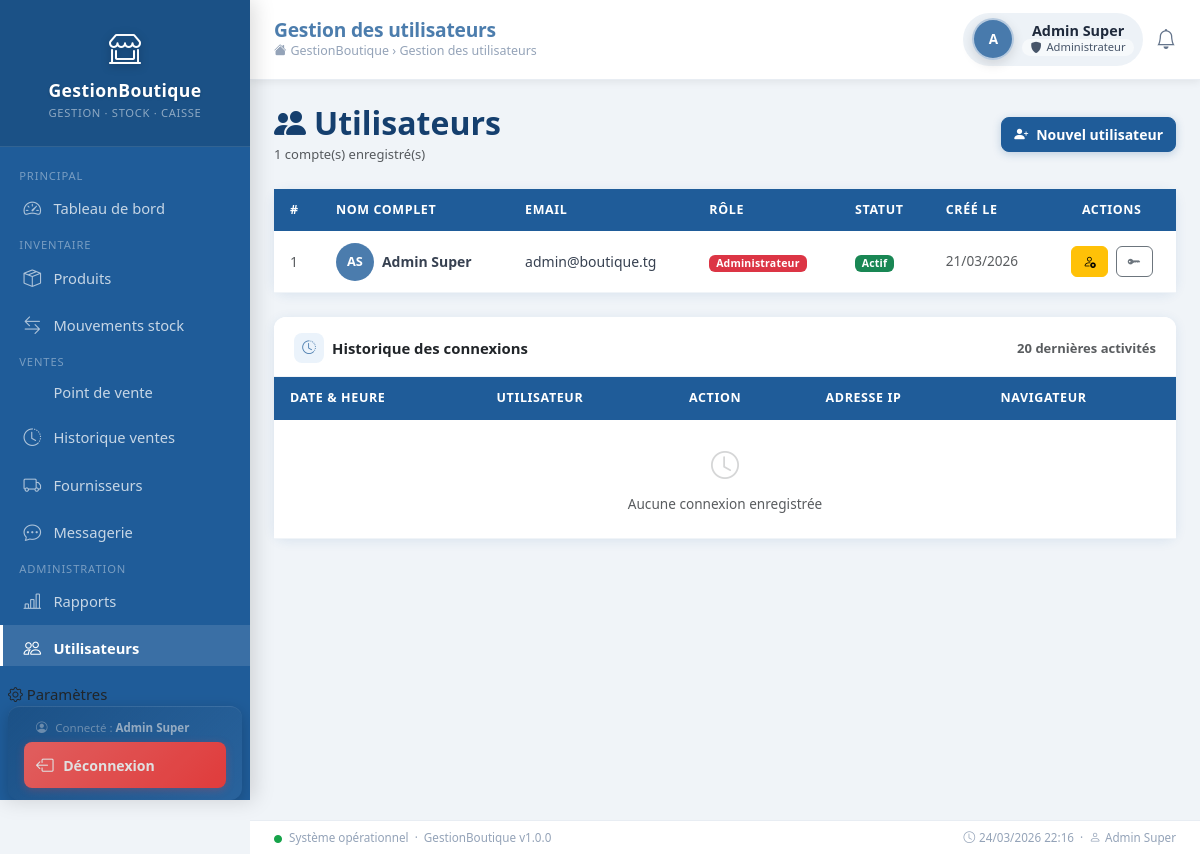
The page /modules/auth/utilisateurs.php (signed in) on the database its author committed.
### tables this page shows
CREATE TABLE utilisateurs (
    id            INT UNSIGNED AUTO_INCREMENT PRIMARY KEY,
    nom           VARCHAR(100) NOT NULL,
    prenom        VARCHAR(100) NOT NULL,
    email         VARCHAR(150) NOT NULL UNIQUE,
    mot_de_passe  VARCHAR(255) NOT NULL,           
    role_id       INT UNSIGNED NOT NULL,
    statut        ENUM('actif','inactif') DEFAULT 'actif',
    token_reset   VARCHAR(255) DEFAULT NULL,        
    created_at    TIMESTAMP DEFAULT CURRENT_TIMESTAMP,
    updated_at    TIMESTAMP DEFAULT CURRENT_TIMESTAMP ON UPDATE CURRENT_TIMESTAMP,
    FOREIGN KEY (role_id) REFERENCES roles(id) ON DELETE RESTRICT
);

CREATE TABLE roles (
    id       INT UNSIGNED AUTO_INCREMENT PRIMARY KEY,
    nom      VARCHAR(50) NOT NULL UNIQUE,
    created_at TIMESTAMP DEFAULT CURRENT_TIMESTAMP
);

### config/database.php (called while the page is built, shortened)
<?php
function getDB(): PDO {
    static $pdo = null;
    if ($pdo === null) {
        $dsn = "mysql:host=" . DB_HOST . ";dbname=" . DB_NAME . ";charset=" . DB_CHARSET;
        $options = [
            PDO::ATTR_ERRMODE            => PDO::ERRMODE_EXCEPTION,
            PDO::ATTR_DEFAULT_FETCH_MODE => PDO::FETCH_ASSOC,
            PDO::ATTR_EMULATE_PREPARES   => false,
        ];
        try {
            $pdo = new PDO($dsn, DB_USER, DB_PASS, $options);
        } catch (PDOException $e) {
            error_log("Erreur BDD : " . $e->getMessage());
            die(json_encode(['erreur' => 'Connexion à la base de données impossible.']));
        }
    }
    return $pdo;
}

### includes/User.php (called while the page is built, shortened)
<?php
require_once __DIR__ . '/../config/config.php';
class User {
    private PDO $db;
    public function __construct() {
        $this->db = getDB();
    }
    public function getAll(): array {
        $stmt = $this->db->query("
            SELECT u.id, u.nom, u.prenom, u.email, u.statut,
                   u.avatar, r.nom AS role, u.created_at
            FROM utilisateurs u
            JOIN roles r ON u.role_id = r.id
            ORDER BY u.created_at DESC
        ");
        return $stmt->fetchAll();
    }
}

### config/config.php (called while the page is built, shortened)
<?php
require_once __DIR__ . '/database.php';
function clean(string $data): string {
    return htmlspecialchars(strip_tags(trim($data)), ENT_QUOTES, 'UTF-8');
}

### modules/auth/utilisateurs.php (the view, shortened to what this page needs)
<?php
require_once __DIR__ . '/../../config/config.php';
require_once __DIR__ . '/../../includes/User.php';
$userModel = new User();
$utilisateurs = $userModel->getAll();
$db = getDB();
try {
    $stmtLog = $db->prepare("
        SELECT sl.*, u.nom, u.prenom, u.email
        FROM sessions_log sl
        JOIN utilisateurs u ON sl.utilisateur_id = u.id
        ORDER BY sl.created_at DESC
        LIMIT 20
    ");
    $stmtLog->execute();
    $connexionsLog = $stmtLog->fetchAll();
} catch (Exception $e) {
    $connexionsLog = [];
}
require_once __DIR__ . '/../../includes/header.php';
?>
<div class="d-flex justify-content-between align-items-center mb-4">
    <div>
        <h2 class="fw-bold mb-0" style="color:#153F6E;">
            <i class="bi bi-people-fill me-2"></i>Utilisateurs
        </h2>
        <small class="text-muted"><?= count($utilisateurs) ?> compte(s) enregistré(s)</small>
    </div>
    <button class="btn btn-primary fw-semibold" data-bs-toggle="modal" data-bs-target="#modalCreer">
        <i class="bi bi-person-plus-fill me-2"></i>Nouvel utilisateur
    </button>
</div>
<div class="card shadow-sm border-0 rounded-3">
    <div class="card-body p-0">
        <div class="table-responsive">
            <table class="table table-hover align-middle mb-0">
                <thead style="background:var(--bleu); color:#fff;">
                    <tr>
                        <th class="ps-3">#</th>
                        <th>Nom complet</th>
                        <th>Email</th>
                        <th>Rôle</th>
                        <th>Statut</th>
                        <th>Créé le</th>
                        <th class="text-center">Actions</th>
                    </tr>
                </thead>
                <tbody>
                <?php if (empty($utilisateurs)): ?>
                    <tr><td colspan="7" class="text-center py-4 text-muted">Aucun utilisateur trouvé.</td></tr>
                <?php else: ?>
                    <?php foreach ($utilisateurs as $i => $u): ?>
                    <tr>
                        <td class="ps-3 text-muted"><?= $i + 1 ?></td>
                        <td>
                            <div class="d-flex align-items-center gap-2">
                                <?php if (!empty($u['avatar'])): ?>
                                <img src="<?= APP_URL ?>/uploads/avatars/<?= $u['avatar'] ?>"
                                        style="width:38px;height:38px;border-radius:50%;object-fit:cover;border:2px solid var(--bleu);"
                                        alt="Photo">
                                <?php else: ?>
                                <div style="width:38px;height:38px;border-radius:50%;background:var(--bleu);
                                            display:flex;align-items:center;justify-content:center;
                                            color:#fff;font-weight:700;font-size:.8rem;flex-shrink:0;">
                                    <?= strtoupper(substr($u['nom'], 0, 1) . substr($u['prenom'], 0, 1)) ?>
                                </div>
                                <?php endif; ?>
                                <span class="fw-semibold"><?= clean($u['nom'] . ' ' . $u['prenom']) ?></span>
                            </div>
                        </td>
                        <td><?= clean($u['email']) ?></td>
                        <td>
                            <?php
                            $badgeColor = match($u['role']) {
                                'administrateur' => 'danger',
                                'caissier'       => 'primary',
                                'magasinier'     => 'success',
                                default          => 'secondary'
                            };
                            ?>
                            <span class="badge bg-<?= $badgeColor ?>"><?= ucfirst($u['role']) ?></span>
                        </td>
                        <td>
                            <span class="badge bg-<?= $u['statut'] === 'actif' ? 'success' : 'secondary' ?>">
                                <?= ucfirst($u['statut']) ?>
                            </span>
                        </td>
                        <td class="text-muted" style="font-size:.85rem;">
                            <?= date('d/m/Y', strtotime($u['created_at'])) ?>
                        </td>
                        <td class="text-center">
                            <form method="POST" class="d-inline">
                                <button class="btn btn-sm btn-<?= $u['statut'] === 'actif' ? 'warning' : 'success' ?>"
                                        title="<?= $u['statut'] === 'actif' ? 'Désactiver' : 'Activer' ?>">
                                    <i class="bi bi-<?= $u['statut'] === 'actif' ? 'person-x' : 'person-check' ?>"></i>
                                </button>
                            </form>
                            <button class="btn btn-sm btn-outline-secondary ms-1"
                                    data-bs-toggle="modal"
                                    data-bs-target="#modalReset<?= $u['id'] ?>"
                                    title="Réinitialiser mot de passe">
                                <i class="bi bi-key-fill"></i>
                            </button>
                        </td>
                    </tr>
                    <?php endforeach; ?>
                <?php endif; ?>
                </tbody>
            </table>
        </div>
    </div>
</div>
<div class="card mt-4">
    <div class="card-header d-flex align-items-center justify-content-between">
        <div class="d-flex align-items-center gap-2">
            <div style="width:30px;height:30px;border-radius:8px;background:#EBF3FB;display:flex;align-items:center;justify-content:center;">
                <i class="bi bi-clock-history" style="color:var(--bleu);font-size:.85rem;"></i>
            </div>
            <span class="fw-bold">Historique des connexions</span>
        </div>
        <small class="text-muted">20 dernières activités</small>
    </div>
    <div class="table-responsive">
        <table class="table align-middle mb-0" style="font-size:.85rem;">
            <thead>
                <tr>
                    <th class="ps-3">Date & heure</th>
                    <th>Utilisateur</th>
                    <th>Action</th>
                    <th>Adresse IP</th>
                    <th class="pe-3">Navigateur</th>
                </tr>
            </thead>
            <tbody>
            <?php if (empty($connexionsLog)): ?>
                <tr>
                    <td colspan="5" class="text-center py-4 text-muted">
                        <i class="bi bi-clock d-block fs-3 mb-2 opacity-25"></i>
                        Aucune connexion enregistrée
                    </td>
                </tr>
            <?php endif; ?>
            </tbody>
        </table>
    </div>
</div>
<?php require_once __DIR__ . '/../../includes/footer.php'; ?>

### assets/css/design.css (style rules this page uses)
:root { --gb-primary: #1F5C99; --gb-primary-dark: #153F6E; --gb-primary-light:#D6E4F0; --gb-radius: 12px; --gb-radius-sm: 8px; --gb-shadow: 0 2px 12px rgba(31,92,153,.10); --gb-shadow-md: 0 4px 24px rgba(31,92,153,.14); --gb-transition: all .2s ease; }
body { background: #f0f4f8; font-family: 'Segoe UI', system-ui, -apple-system, sans-serif; font-size: .93rem; }
.card { border-radius: var(--gb-radius) !important; box-shadow: var(--gb-shadow) !important; border: none !important; }
.card-header { background: #fff !important; border-bottom: 1px solid #f0f4f8 !important; border-radius: var(--gb-radius) var(--gb-radius) 0 0 !important; padding: 1rem 1.25rem .8rem; font-weight: 700; font-size: .93rem; display: flex; align-items: center; gap: .5rem; }
.table { font-size: .875rem; margin-bottom: 0; }
.table thead th { background: var(--gb-primary) !important; color: #fff !important; font-weight: 600; font-size: .78rem; text-transform: uppercase; letter-spacing: .05em; padding: .75rem 1rem; border: none !important; white-space: nowrap; }
.table thead th:first-child { border-radius: 0; }
.table tbody td { padding: .7rem 1rem; vertical-align: middle; border-color: #f0f4f8 !important; color: #374151; }
.table-hover tbody tr { transition: background .15s; }
.badge { font-weight: 600; letter-spacing: .02em; padding: .3em .65em; }
.btn { font-weight: 500; border-radius: var(--gb-radius-sm); transition: var(--gb-transition); font-size: .875rem; }
.btn-primary { background: var(--gb-primary); border-color: var(--gb-primary); box-shadow: 0 2px 8px rgba(31,92,153,.25); }
.btn-sm { font-size: .8rem; border-radius: 6px; padding: .3rem .7rem; }
.main-content > * { animation: fadeInUp .3s ease both; }
.main-content > *:nth-child(1) { animation-delay: .03s; }
.main-content > *:nth-child(2) { animation-delay: .07s; }
.main-content > *:nth-child(4) { animation-delay: .15s; }

### rows shown on the page
utilisateurs: nom+prenom "AS", nom+prenom "Admin Super", email "admin@boutique.tg", role.nom "Administrateur", statut "Actif", created_at "21/03/2026"

### other values the page prints
APP_NAME "GestionBoutique"
$_SESSION['user_nom'] "Admin Super"
$pageTitle "Gestion des utilisateurs"
$displayName "Admin Super"
$role "Administrateur"
count($utilisateurs) "1"
APP_VERSION "1.0.0"
